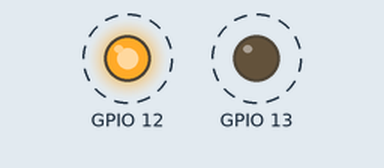
Recording of a sketch running on a simulated ESP32. Parts: output pins drawn as LEDs (lit = HIGH). Dashed ring = blinking. What the sketch prints to the serial monitor is not drawn.

Above: at 0.2 s.
Timing chart, 0 to 3.0 s (numbered marks = the images above):
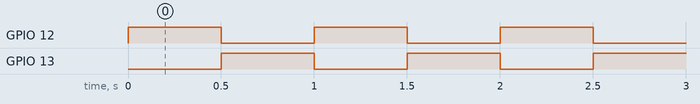

The sketch:

simpleleds.ino
```cpp
void setup()
{
    Serial.begin(74880);
    Serial.flush();
    Serial.printf("\r\nJJR Pulser Setup\r\n");
    Serial.flush();

    pinMode(12, OUTPUT);
    pinMode(13, OUTPUT);
}

void loop()
{
    digitalWrite(12, HIGH);
    digitalWrite(13, LOW);

    delay(500);

    digitalWrite(12, LOW);
    digitalWrite(13, HIGH);

    delay(500);
}
```

Measured:
- by itself, GPIO 12, GPIO 13: alternates HIGH for 0.50 s and LOW for 0.50 s
